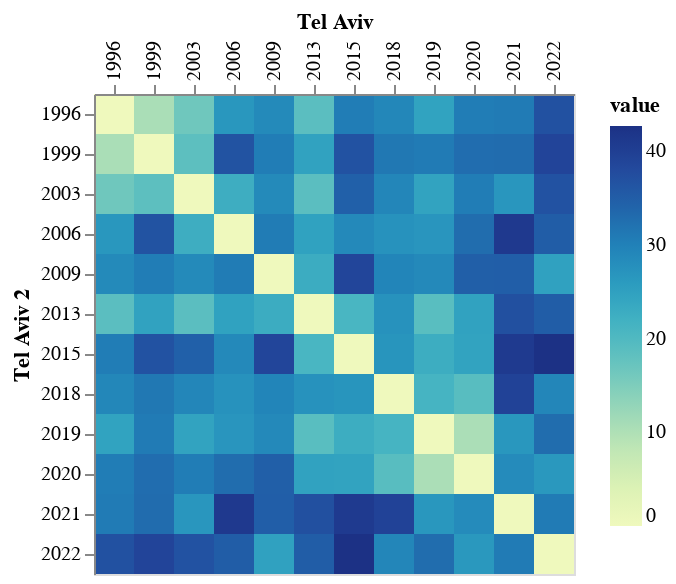

The code cell stored with this chart in its notebook:
### Code cell
css = []
for f in cs:
    corpus = Corpus(f)
    dvr = corpus.create_dvr()
    corpus.create_signatures(epsilon=1 / (len(dvr) * 2))
    css.append(corpus)

# print(css)
spd = sockpuppet_distance(*css)
sockpuppet_matrix(spd, "Tel Aviv", "Tel Aviv 2")

### Figure 1 — Vega-Lite specification as saved in the notebook (floating-point values rounded to 4 significant figures; data arrays with more than 128 entries replaced by an {"elided": "..."} marker saying what was removed)
{"config": {"view": {"continuousWidth": 400, "continuousHeight": 300}}, "data": {"name": "data-25bd8640f47c8f42296560d45f0f5935"}, "mark": "rect", "encoding": {"color": {"field": "value", "type": "quantitative"}, "x": {"axis": {"orient": "top"}, "field": "Tel Aviv", "type": "ordinal"}, "y": {"field": "Tel Aviv 2", "type": "ordinal"}}, "$schema": "https://vega.github.io/schema/vega-lite/v4.17.0.json", "datasets": {"data-25bd8640f47c8f42296560d45f0f5935": {"elided": "144 records"}}}
